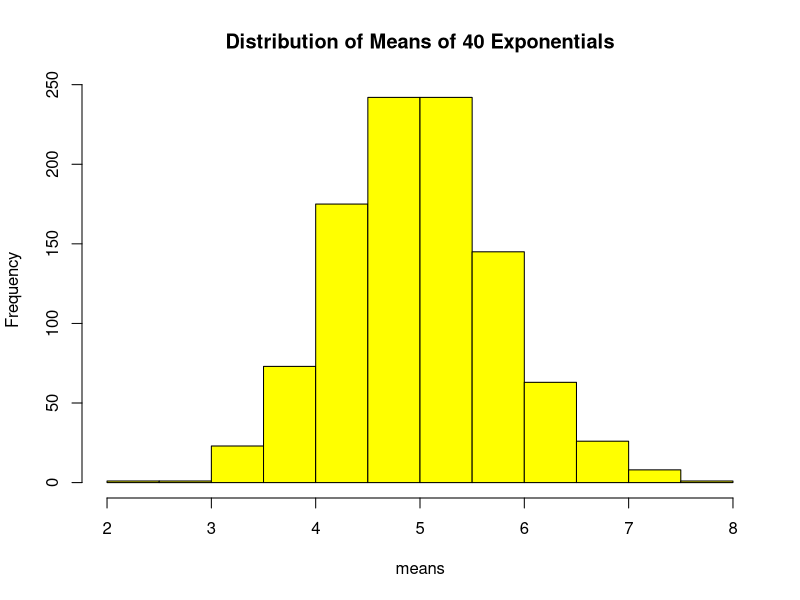
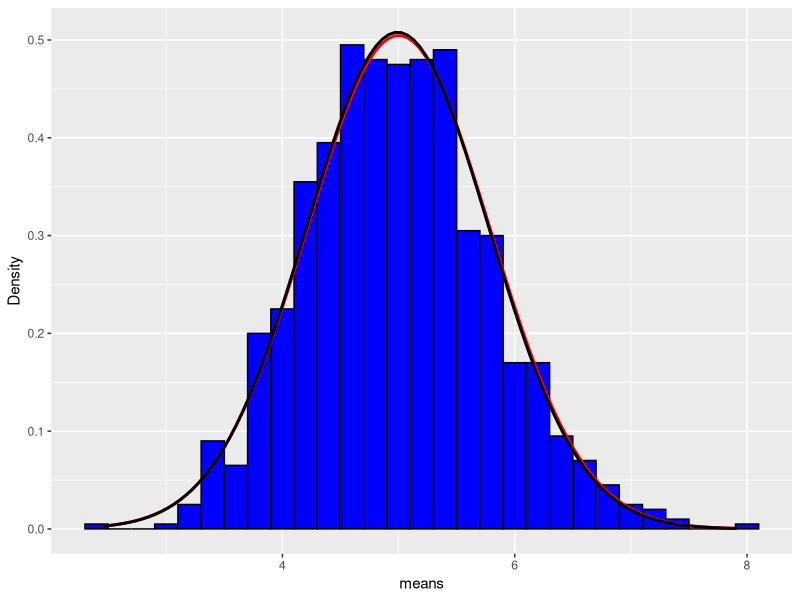

The R script that drew these images, in order:
library(ggplot2)
#Simulating exponential distribution
set.seed(876)
nsim=1000;n=40;lambda=0.2
means=NULL
for(i in 1:nsim) means=c(means,mean(rexp(n,lambda)))
hist(means,col="yellow",main="Distribution of Means of 40 Exponentials")
#Sample means vs Theoretical means
Sample_mean=mean(means);Theoretical_mean=1/lambda
print(c(Sample_mean,Theoretical_mean))
#Sample variance vs Theoretical Variance
Sample_variance=var(means)
Theoretical_variance=((1/lambda)^2)/n
print(c(Sample_variance,Theoretical_variance))
#Comparing to normal distribution
g<-ggplot(data.frame(means),aes(x=means))
g<-g+geom_histogram(binwidth=0.2,aes(y=..density..),colour="black",fill="blue")
g<-g+labs(x="means",y="Density")
g<-g+stat_function(fun=dnorm,args=list(mean=Theoretical_mean, sd=sqrt(Theoretical_variance)),color = "red", size = 1.0)
g<-g+stat_function(fun=dnorm,args=list(mean=Sample_mean,sd=sqrt(Sample_variance)),color="black",size=1.0)
g
#Increase simulating numbers to a large number


